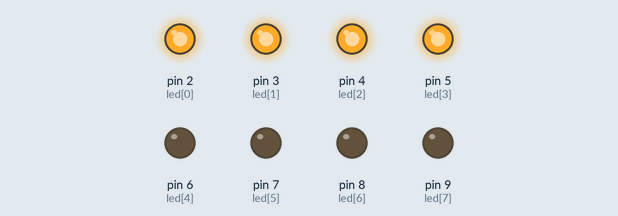
Bench run of a sketch on a simulated Arduino Uno, built with avr-gcc and run on an emulated ATmega328P. Parts: output pins drawn as LEDs (lit = HIGH).

Above: at 0.3 s.
At 2.4 s:
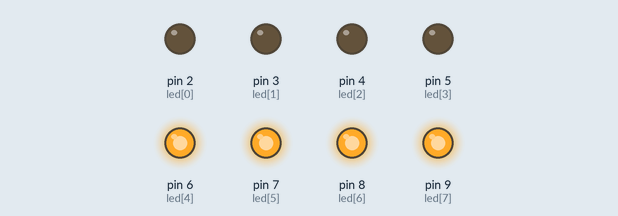
Timing chart, 0 to 3.2 s (numbered marks = the images above):
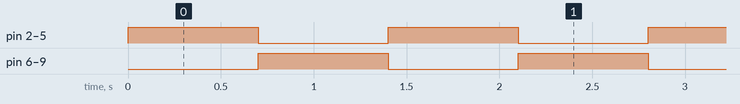

Measured:
- by itself, pin 2 (led[0]), pin 3 (led[1]), pin 4 (led[2]), pin 5 (led[3]), pin 6 (led[4]), pin 7 (led[5]), pin 8 (led[6]), pin 9 (led[7]): alternates HIGH for 0.70 s and LOW for 0.70 s

The sketch:

02_halves_swap.ino
```cpp
int led[] = {2, 3, 4, 5, 6, 7, 8, 9};

void setup()
{
  for (int i = 0; i < 8; i++)
  {
    pinMode(led[i], OUTPUT);
  }
}

void loop()
{
  // Part A: first 4 ON, last 4 OFF
  for (int i = 0; i < 4; i++)       // LEDs number 0, 1, 2, 3
  {
    digitalWrite(led[i], HIGH);
  }
  for (int i = 4; i < 8; i++)       // LEDs number 4, 5, 6, 7
  {
    digitalWrite(led[i], LOW);
  }
  delay(700);

  // Part B: first 4 OFF, last 4 ON
  for (int i = 0; i < 4; i++)
  {
    digitalWrite(led[i], LOW);
  }
  for (int i = 4; i < 8; i++)
  {
    digitalWrite(led[i], HIGH);
  }
  delay(700);
}
```
